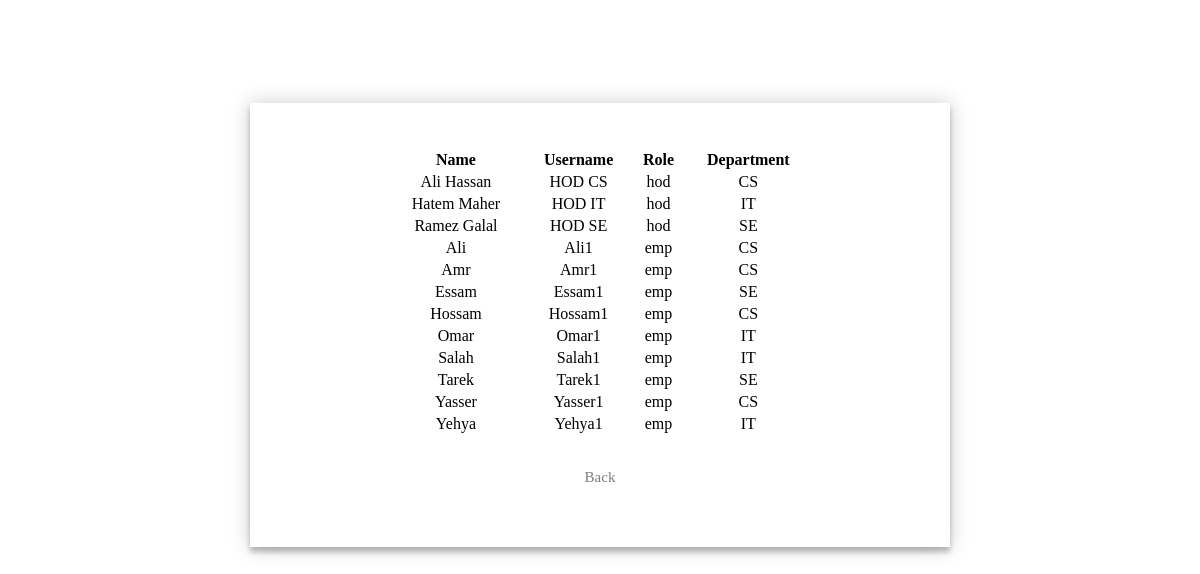
The app's page /QA/vemp.php with its own data.
### tables this page shows
CREATE TABLE IF NOT EXISTS `hod` (
  `name` varchar(100) NOT NULL,
  `username` varchar(100) NOT NULL,
  `password` varchar(100) NOT NULL,
  `mail` varchar(100) NOT NULL,
  `telephone` int(15) NOT NULL,
  `role` varchar(3) NOT NULL DEFAULT 'hod',
  `department` varchar(100) NOT NULL,
  PRIMARY KEY (`username`)
);

CREATE TABLE IF NOT EXISTS `emp` (
  `name` varchar(100) NOT NULL,
  `username` varchar(100) NOT NULL,
  `password` varchar(100) NOT NULL,
  `mail` varchar(100) NOT NULL,
  `telephone` int(15) NOT NULL,
  `role` varchar(3) NOT NULL DEFAULT 'emp',
  `department` varchar(100) DEFAULT NULL,
  `status` varchar(8) NOT NULL DEFAULT 'working',
  PRIMARY KEY (`username`)
);

### QA/vemp.php (the view, shortened to what this page needs)
<?php
   include("config.php");
$view = " SELECT * FROM emp";
$viewres = mysqli_query($con,$view);
$view2 = " SELECT * FROM hod";
$view2res = mysqli_query($con,$view2);
?>
<html>
<head>
  <link rel = "stylesheet" type = "text/css"  href = "css/home.css" />
</head>
<body>
<div class="login-page">
  <div class="form">
   <form class="login-form" >
    <center><table style="width:70%">
                <tr><th><center>Name</center></th>
                  <th><center>Username</center></th>
                  <th><center>Role</center></th>
                  <th><center>Department</center></th>
      <?php
  while ($query2 = mysqli_fetch_array($view2res))
        {
$name2 = $query2['name'];
$username2 =  $query2['username'];
$role2 = $query2['role'];
$department2 =  $query2['department'];
            echo "
                <tr>
                    <td><center>$name2</center></td>
                    <td><center>$username2</center></td>
                    <td><center>$role2</center></td>
                    <td><center>$department2</center></td>
                </tr>
            ";
        }
                  while ($query = mysqli_fetch_array($viewres))
        {
$name = $query['name'];
$username =  $query['username'];
$role = $query['role'];
$department =  $query['department'];
            echo "
                <tr>
                    <td><center>$name</center></td>
                    <td><center>$username</center></td>
                    <td><center>$role</center></td>
                    <td><center>$department</center></td>
                </tr>
            ";
        }echo "</table>   </center>";
        echo"<br>";
                  ?>
            <center>  <p class="message"><a href="admin.html">Back</a></p></center>
    </form>
  </div>
</div>
</body>
</html>

### QA/css/home.css (style rules this page uses)
.login-page { width: 700px; padding: 8% 0 0; margin: auto; }
.form { position: relative; z-index: 1; background: #FFFFFF; max-width: 1000px; margin: 0 auto 100px; padding: 45px; text-align: left; box-shadow: 0 0 20px 0 rgba(0, 0, 0, 0.2), 0 5px 5px 0 rgba(0, 0, 0, 0.24); }
.form .message { margin: 15px 0 0; color: #b3b3b3; font-size: 15px; }
.form .message a { color: #7d7d7d; text-decoration: none; }
body { background: #fff; }

### records on screen
hod: name "Ali Hassan", username "HOD CS", role "hod", department "CS"
hod: name "Hatem Maher", username "HOD IT", role "hod", department "IT"
hod: name "Ramez Galal", username "HOD SE", role "hod", department "SE"
emp: name "Ali", username "Ali1", role "emp", department "CS"
emp: name "Amr", username "Amr1", role "emp", department "CS"
emp: name "Essam", username "Essam1", role "emp", department "SE"
emp: name "Hossam", username "Hossam1", role "emp", department "CS"
emp: name "Omar", username "Omar1", role "emp", department "IT"
emp: name "Salah", username "Salah1", role "emp", department "IT"
emp: name "Tarek", username "Tarek1", role "emp", department "SE"
emp: name "Yasser", username "Yasser1", role "emp", department "CS"
emp: name "Yehya", username "Yehya1", role "emp", department "IT"
